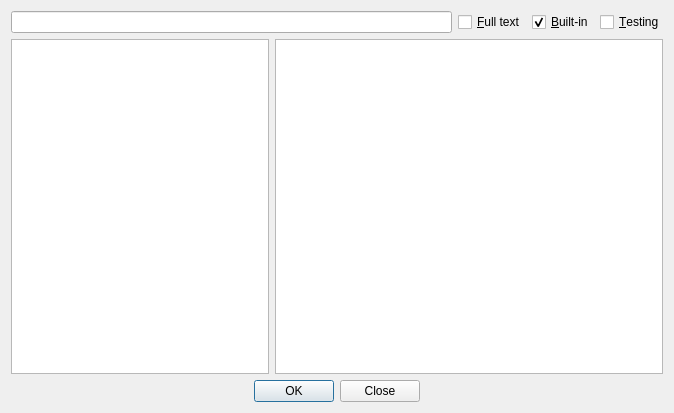
<?xml version="1.0" encoding="UTF-8"?>
<ui version="4.0">
 <class>qCjyxModuleFinderDialog</class>
 <widget class="QDialog" name="qCjyxModuleFinderDialog">
  <property name="geometry">
   <rect>
    <x>0</x>
    <y>0</y>
    <width>674</width>
    <height>413</height>
   </rect>
  </property>
  <property name="windowTitle">
   <string>Module finder</string>
  </property>
  <layout class="QGridLayout" name="gridLayout">
   <item row="1" column="0">
    <widget class="qCjyxModulesListView" name="ModuleListView">
     <property name="sizePolicy">
      <sizepolicy hsizetype="Expanding" vsizetype="Expanding">
       <horstretch>2</horstretch>
       <verstretch>0</verstretch>
      </sizepolicy>
     </property>
     <property name="editTriggers">
      <set>QAbstractItemView::NoEditTriggers</set>
     </property>
    </widget>
   </item>
   <item row="2" column="0" colspan="2">
    <widget class="QDialogButtonBox" name="ButtonBox">
     <property name="orientation">
      <enum>Qt::Horizontal</enum>
     </property>
     <property name="standardButtons">
      <set>QDialogButtonBox::Close|QDialogButtonBox::Ok</set>
     </property>
     <property name="centerButtons">
      <bool>true</bool>
     </property>
    </widget>
   </item>
   <item row="1" column="1">
    <widget class="QTextBrowser" name="ModuleDescriptionBrowser">
     <property name="sizePolicy">
      <sizepolicy hsizetype="Expanding" vsizetype="Expanding">
       <horstretch>3</horstretch>
       <verstretch>0</verstretch>
      </sizepolicy>
     </property>
     <property name="openExternalLinks">
      <bool>true</bool>
     </property>
    </widget>
   </item>
   <item row="0" column="0" colspan="2">
    <layout class="QHBoxLayout" name="horizontalLayout_2">
     <item>
      <widget class="ctkSearchBox" name="FilterTitleSearchBox">
       <property name="sizePolicy">
        <sizepolicy hsizetype="Expanding" vsizetype="Fixed">
         <horstretch>1</horstretch>
         <verstretch>0</verstretch>
        </sizepolicy>
       </property>
       <property name="focusPolicy">
        <enum>Qt::StrongFocus</enum>
       </property>
       <property name="showSearchIcon">
        <bool>true</bool>
       </property>
      </widget>
     </item>
     <item>
      <widget class="QCheckBox" name="SearchInAllTextCheckBox">
       <property name="focusPolicy">
        <enum>Qt::NoFocus</enum>
       </property>
       <property name="toolTip">
        <string>Search in full text (module name and description). If unchecked then only module names are searched.</string>
       </property>
       <property name="text">
        <string>&amp;Full text</string>
       </property>
      </widget>
     </item>
     <item>
      <widget class="QCheckBox" name="ShowBuiltInCheckBox">
       <property name="focusPolicy">
        <enum>Qt::NoFocus</enum>
       </property>
       <property name="toolTip">
        <string>Show built-in modules. Unchecking makes it easier to find modules provided by extensions.</string>
       </property>
       <property name="text">
        <string>&amp;Built-in</string>
       </property>
       <property name="checked">
        <bool>true</bool>
       </property>
      </widget>
     </item>
     <item>
      <widget class="QCheckBox" name="ShowTestingCheckBox">
       <property name="focusPolicy">
        <enum>Qt::NoFocus</enum>
       </property>
       <property name="toolTip">
        <string>Show testing modules. Useful for software testing and troubleshooting.</string>
       </property>
       <property name="text">
        <string>&amp;Testing</string>
       </property>
      </widget>
     </item>
    </layout>
   </item>
  </layout>
 </widget>
 <customwidgets>
  <customwidget>
   <class>qCjyxModulesListView</class>
   <extends>QListView</extends>
   <header>qCjyxModulesListView.h</header>
  </customwidget>
  <customwidget>
   <class>ctkSearchBox</class>
   <extends>QLineEdit</extends>
   <header>ctkSearchBox.h</header>
  </customwidget>
 </customwidgets>
 <tabstops>
  <tabstop>ModuleListView</tabstop>
  <tabstop>ButtonBox</tabstop>
 </tabstops>
 <resources/>
 <connections>
  <connection>
   <sender>ButtonBox</sender>
   <signal>accepted()</signal>
   <receiver>qCjyxModuleFinderDialog</receiver>
   <slot>accept()</slot>
   <hints>
    <hint type="sourcelabel">
     <x>184</x>
     <y>402</y>
    </hint>
    <hint type="destinationlabel">
     <x>204</x>
     <y>410</y>
    </hint>
   </hints>
  </connection>
  <connection>
   <sender>ButtonBox</sender>
   <signal>rejected()</signal>
   <receiver>qCjyxModuleFinderDialog</receiver>
   <slot>reject()</slot>
   <hints>
    <hint type="sourcelabel">
     <x>252</x>
     <y>396</y>
    </hint>
    <hint type="destinationlabel">
     <x>272</x>
     <y>410</y>
    </hint>
   </hints>
  </connection>
 </connections>
</ui>
